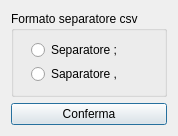
<?xml version="1.0" encoding="UTF-8"?>
<ui version="4.0">
 <class>dialogSeparatore</class>
 <widget class="QDialog" name="dialogSeparatore">
  <property name="geometry">
   <rect>
    <x>0</x>
    <y>0</y>
    <width>152</width>
    <height>136</height>
   </rect>
  </property>
  <property name="windowTitle">
   <string>Dialog</string>
  </property>
  <layout class="QGridLayout" name="gridLayout_2">
   <item row="0" column="0">
    <widget class="QGroupBox" name="groupBox">
     <property name="title">
      <string>Formato separatore csv</string>
     </property>
     <widget class="QWidget" name="layoutWidget">
      <property name="geometry">
       <rect>
        <x>20</x>
        <y>30</y>
        <width>86</width>
        <height>42</height>
       </rect>
      </property>
      <layout class="QGridLayout" name="gridLayout">
       <item row="0" column="0">
        <widget class="QRadioButton" name="r_puntoVirgola">
         <property name="text">
          <string>Separatore ;</string>
         </property>
        </widget>
       </item>
       <item row="1" column="0">
        <widget class="QRadioButton" name="r_virgola">
         <property name="text">
          <string>Saparatore ,</string>
         </property>
        </widget>
       </item>
      </layout>
     </widget>
    </widget>
   </item>
   <item row="1" column="0">
    <widget class="QPushButton" name="pushButton">
     <property name="text">
      <string>Conferma</string>
     </property>
    </widget>
   </item>
  </layout>
 </widget>
 <resources/>
 <connections/>
</ui>
